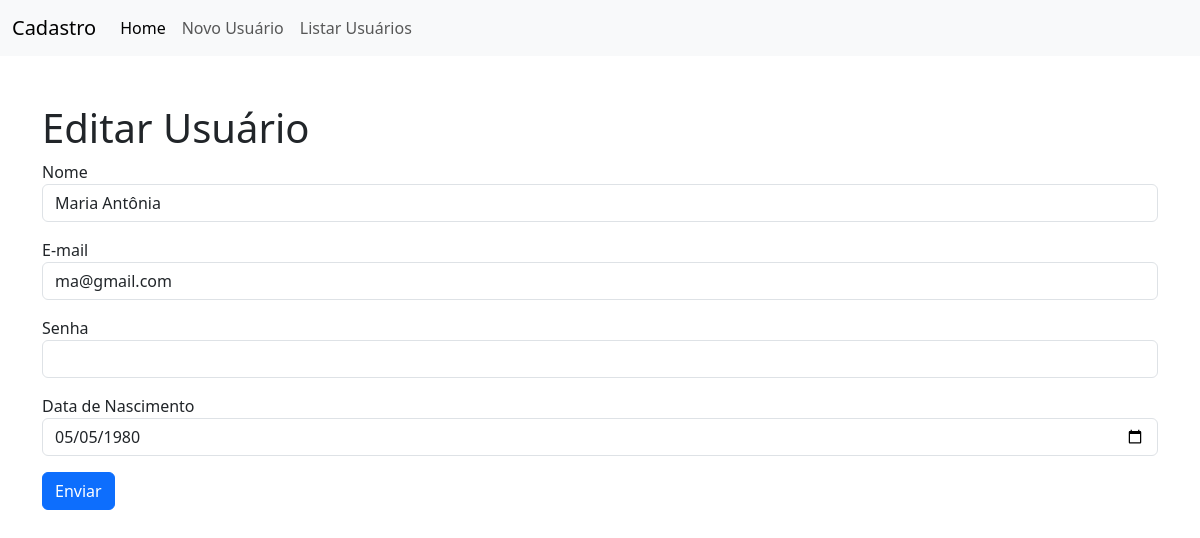
Screenshot of /App/index.php?page=editar&id=2 with the database file from the repository.
### tables this page shows
CREATE TABLE `usuario` (
  `idUser` int NOT NULL AUTO_INCREMENT,
  `nomeUser` varchar(45) DEFAULT NULL,
  `emailUser` varchar(255) DEFAULT NULL,
  `senhaUser` varchar(255) DEFAULT NULL,
  `dataNasUser` date DEFAULT NULL,
  PRIMARY KEY (`idUser`)
);

### App/controller/PessoaController.php (called while the page is built, shortened)
<?php
class PessoaController
{
    public static function pegaPessoaPeloId(int $Id)
    {
        include 'model/PessoaModel.php';
        $model = new PessoaModel();
        $model->id = $Id;
        return $model->pegaPessoaPeloId($Id);
    }
}

### App/model/PessoaModel.php (called while the page is built, shortened)
<?php
class PessoaModel
{
    public function pegaPessoaPeloId(int $Id)
    {
        include 'DAO/PessoaDAO.php';
        $dao = new PessoaDAO();
        return $dao->pegaPessoaPeloId($Id);
    }
}

### App/DAO/PessoaDAO.php (called while the page is built, shortened)
<?php
class PessoaDAO
{
    private $conn;
    public function fazConexao()
    {
       try {
            $dsn = "mysql:host=localhost:3306;dbname=cadastro";
            $this->conn = new PDO($dsn, 'root', 'root');
        }
        catch (PDOException $e) {
            echo "Erro na conexão: " . $e->getMessage();
        }
    }
    public function pegaPessoaPeloId(int $Id)
    {
        $sql= "SELECT * FROM usuario WHERE idUser=".$Id;
        $res = $this->conn->query($sql);
        $row = $res->fetch(PDO::FETCH_ASSOC);
        return $row;
    }
}

### App/view/editarusuario.php (the view, shortened to what this page needs)
<h1>Editar Usuário</h1>
<?php
    include("controller/PessoaController.php");
    $pegouId = $_REQUEST["id"];
    $row = PessoaController::pegaPessoaPeloId($pegouId);
?>
<form action="?page=alterar" method="POST">
    <div class="mb-3">
        <label>Nome</label>
        <input type="text" name="nomeUser" value="<?php print $row['nomeUser']; ?>" class="form-control">
    </div>
    <div class="mb-3">
        <label>E-mail</label>
        <input type="email" name="emailUser" value="<?php print $row['emailUser']; ?>" class="form-control">
    </div>
    <div class="mb-3">
        <label>Senha</label>
        <input type="password" name="senhaUser" class="form-control" required>
    </div>
    <div class="mb-3">
        <label>Data de Nascimento</label>
        <input type="date" name="dataNasUser" value="<?php print $row['dataNasUser']; ?>" class="form-control">
    </div>
    <div class="mb-3">
        <button type="submit" class="btn btn-primary">Enviar</button>
    </div>
</form>

### rows the page displays
usuario: nomeUser "Maria Antônia", emailUser "ma@gmail.com", dataNasUser "05/05/1980"
